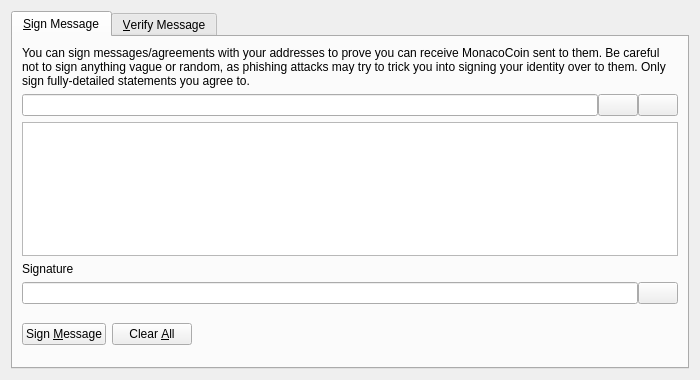
<?xml version="1.0" encoding="UTF-8"?>
<ui version="4.0">
 <class>SignVerifyMessageDialog</class>
 <widget class="QDialog" name="SignVerifyMessageDialog">
  <property name="geometry">
   <rect>
    <x>0</x>
    <y>0</y>
    <width>700</width>
    <height>380</height>
   </rect>
  </property>
  <property name="windowTitle">
   <string>Signatures - Sign / Verify a Message</string>
  </property>
  <property name="modal">
   <bool>true</bool>
  </property>
  <layout class="QVBoxLayout" name="verticalLayout">
   <item>
    <widget class="QTabWidget" name="tabWidget">
     <property name="currentIndex">
      <number>0</number>
     </property>
     <widget class="QWidget" name="tabSignMessage">
      <attribute name="title">
       <string>&amp;Sign Message</string>
      </attribute>
      <layout class="QVBoxLayout" name="verticalLayout_SM">
       <item>
        <widget class="QLabel" name="infoLabel_SM">
         <property name="text">
          <string>You can sign messages/agreements with your addresses to prove you can receive MonacoCoin sent to them. Be careful not to sign anything vague or random, as phishing attacks may try to trick you into signing your identity over to them. Only sign fully-detailed statements you agree to.</string>
         </property>
         <property name="textFormat">
          <enum>Qt::PlainText</enum>
         </property>
         <property name="wordWrap">
          <bool>true</bool>
         </property>
        </widget>
       </item>
       <item>
        <layout class="QHBoxLayout" name="horizontalLayout_1_SM">
         <property name="spacing">
          <number>0</number>
         </property>
         <item>
          <widget class="QValidatedLineEdit" name="addressIn_SM">
           <property name="toolTip">
            <string>The MonacoCoin address to sign the message with</string>
           </property>
          </widget>
         </item>
         <item>
          <widget class="QPushButton" name="addressBookButton_SM">
           <property name="toolTip">
            <string>Choose previously used address</string>
           </property>
           <property name="text">
            <string/>
           </property>
           <property name="shortcut">
            <string>Alt+A</string>
           </property>
           <property name="autoDefault">
            <bool>false</bool>
           </property>
          </widget>
         </item>
         <item>
          <widget class="QPushButton" name="pasteButton_SM">
           <property name="toolTip">
            <string>Paste address from clipboard</string>
           </property>
           <property name="text">
            <string/>
           </property>
           <property name="shortcut">
            <string>Alt+P</string>
           </property>
           <property name="autoDefault">
            <bool>false</bool>
           </property>
          </widget>
         </item>
        </layout>
       </item>
       <item>
        <widget class="QPlainTextEdit" name="messageIn_SM">
         <property name="toolTip">
          <string>Enter the message you want to sign here</string>
         </property>
        </widget>
       </item>
       <item>
        <widget class="QLabel" name="signatureLabel_SM">
         <property name="text">
          <string>Signature</string>
         </property>
         <property name="textFormat">
          <enum>Qt::PlainText</enum>
         </property>
        </widget>
       </item>
       <item>
        <layout class="QHBoxLayout" name="horizontalLayout_2_SM">
         <property name="spacing">
          <number>0</number>
         </property>
         <item>
          <widget class="QLineEdit" name="signatureOut_SM">
           <property name="font">
            <font>
             <italic>true</italic>
            </font>
           </property>
           <property name="readOnly">
            <bool>true</bool>
           </property>
          </widget>
         </item>
         <item>
          <widget class="QPushButton" name="copySignatureButton_SM">
           <property name="toolTip">
            <string>Copy the current signature to the system clipboard</string>
           </property>
           <property name="text">
            <string/>
           </property>
           <property name="autoDefault">
            <bool>false</bool>
           </property>
          </widget>
         </item>
        </layout>
       </item>
       <item>
        <layout class="QHBoxLayout" name="horizontalLayout_3_SM">
         <item>
          <widget class="QPushButton" name="signMessageButton_SM">
           <property name="toolTip">
            <string>Sign the message to prove you own this MonacoCoin address</string>
           </property>
           <property name="text">
            <string>Sign &amp;Message</string>
           </property>
           <property name="autoDefault">
            <bool>false</bool>
           </property>
          </widget>
         </item>
         <item>
          <widget class="QPushButton" name="clearButton_SM">
           <property name="toolTip">
            <string>Reset all sign message fields</string>
           </property>
           <property name="text">
            <string>Clear &amp;All</string>
           </property>
           <property name="autoDefault">
            <bool>false</bool>
           </property>
          </widget>
         </item>
         <item>
          <spacer name="horizontalSpacer_1_SM">
           <property name="orientation">
            <enum>Qt::Horizontal</enum>
           </property>
           <property name="sizeHint" stdset="0">
            <size>
             <width>40</width>
             <height>48</height>
            </size>
           </property>
          </spacer>
         </item>
         <item>
          <widget class="QLabel" name="statusLabel_SM">
           <property name="font">
            <font>
             <weight>75</weight>
             <bold>true</bold>
            </font>
           </property>
           <property name="text">
            <string/>
           </property>
           <property name="wordWrap">
            <bool>true</bool>
           </property>
          </widget>
         </item>
         <item>
          <spacer name="horizontalSpacer_2_SM">
           <property name="orientation">
            <enum>Qt::Horizontal</enum>
           </property>
           <property name="sizeHint" stdset="0">
            <size>
             <width>40</width>
             <height>48</height>
            </size>
           </property>
          </spacer>
         </item>
        </layout>
       </item>
      </layout>
     </widget>
     <widget class="QWidget" name="tabVerifyMessage">
      <attribute name="title">
       <string>&amp;Verify Message</string>
      </attribute>
      <layout class="QVBoxLayout" name="verticalLayout_VM">
       <item>
        <widget class="QLabel" name="infoLabel_VM">
         <property name="text">
          <string>Enter the receiver's address, message (ensure you copy line breaks, spaces, tabs, etc. exactly) and signature below to verify the message. Be careful not to read more into the signature than what is in the signed message itself, to avoid being tricked by a man-in-the-middle attack. Note that this only proves the signing party receives with the address, it cannot prove sendership of any transaction!</string>
         </property>
         <property name="textFormat">
          <enum>Qt::PlainText</enum>
         </property>
         <property name="alignment">
          <set>Qt::AlignLeading|Qt::AlignLeft|Qt::AlignTop</set>
         </property>
         <property name="wordWrap">
          <bool>true</bool>
         </property>
        </widget>
       </item>
       <item>
        <layout class="QHBoxLayout" name="horizontalLayout_1_VM">
         <property name="spacing">
          <number>0</number>
         </property>
         <item>
          <widget class="QValidatedLineEdit" name="addressIn_VM">
           <property name="toolTip">
            <string>The MonacoCoin address the message was signed with</string>
           </property>
          </widget>
         </item>
         <item>
          <widget class="QPushButton" name="addressBookButton_VM">
           <property name="toolTip">
            <string>Choose previously used address</string>
           </property>
           <property name="text">
            <string/>
           </property>
           <property name="shortcut">
            <string>Alt+A</string>
           </property>
           <property name="autoDefault">
            <bool>false</bool>
           </property>
          </widget>
         </item>
        </layout>
       </item>
       <item>
        <widget class="QPlainTextEdit" name="messageIn_VM"/>
       </item>
       <item>
        <widget class="QValidatedLineEdit" name="signatureIn_VM"/>
       </item>
       <item>
        <layout class="QHBoxLayout" name="horizontalLayout_2_VM">
         <item>
          <widget class="QPushButton" name="verifyMessageButton_VM">
           <property name="toolTip">
            <string>Verify the message to ensure it was signed with the specified MonacoCoin address</string>
           </property>
           <property name="text">
            <string>Verify &amp;Message</string>
           </property>
           <property name="autoDefault">
            <bool>false</bool>
           </property>
          </widget>
         </item>
         <item>
          <widget class="QPushButton" name="clearButton_VM">
           <property name="toolTip">
            <string>Reset all verify message fields</string>
           </property>
           <property name="text">
            <string>Clear &amp;All</string>
           </property>
           <property name="autoDefault">
            <bool>false</bool>
           </property>
          </widget>
         </item>
         <item>
          <spacer name="horizontalSpacer_1_VM">
           <property name="orientation">
            <enum>Qt::Horizontal</enum>
           </property>
           <property name="sizeHint" stdset="0">
            <size>
             <width>40</width>
             <height>48</height>
            </size>
           </property>
          </spacer>
         </item>
         <item>
          <widget class="QLabel" name="statusLabel_VM">
           <property name="font">
            <font>
             <weight>75</weight>
             <bold>true</bold>
            </font>
           </property>
           <property name="text">
            <string/>
           </property>
           <property name="wordWrap">
            <bool>true</bool>
           </property>
          </widget>
         </item>
         <item>
          <spacer name="horizontalSpacer_2_VM">
           <property name="orientation">
            <enum>Qt::Horizontal</enum>
           </property>
           <property name="sizeHint" stdset="0">
            <size>
             <width>40</width>
             <height>48</height>
            </size>
           </property>
          </spacer>
         </item>
        </layout>
       </item>
      </layout>
     </widget>
    </widget>
   </item>
  </layout>
 </widget>
 <customwidgets>
  <customwidget>
   <class>QValidatedLineEdit</class>
   <extends>QLineEdit</extends>
   <header>qvalidatedlineedit.h</header>
  </customwidget>
 </customwidgets>
 <resources>
  <include location="../monacoCoin.qrc"/>
 </resources>
 <connections/>
</ui>
